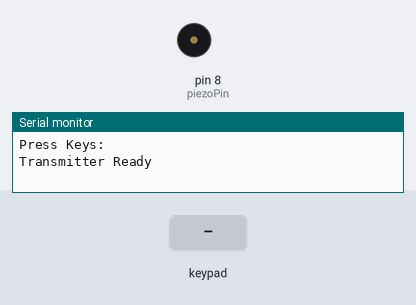
Simulated run of this sketch. Board: Arduino Uno, built with avr-gcc and run on an emulated ATmega328P. Shown: buzzer (waves = sounding), the last lines printed to the serial monitor. The test bench sets the inputs (shaded band). No radio packets arrive unless stated.

Above: at 1.2 s.
1.3 s: keypad keys 3 4 5 pressed 0.4 s apart
At 1.7 s:
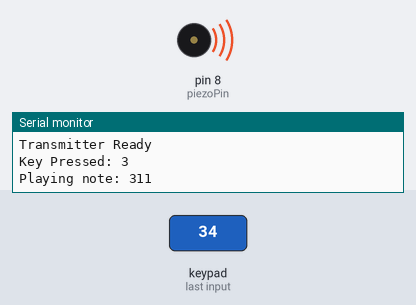
4.4 s: key '0' pressed
At 5.8 s:
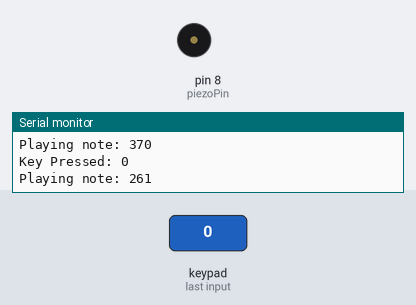
6.4 s: key '1' pressed
At 6.8 s:
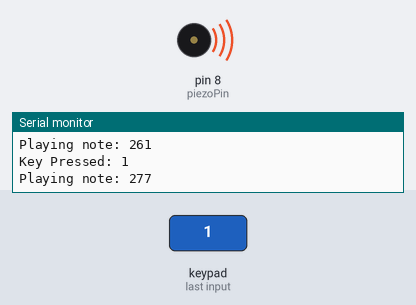
Timing chart, 0 to 9.4 s (numbered marks = the images above; inputs shaded):
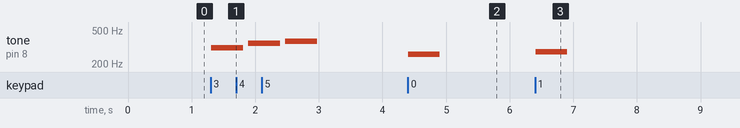

The sketch:

WirelessMusicTX.ino
```cpp
#include <Keypad.h>
#include <RH_ASK.h>
#include <SPI.h>

RH_ASK driver;

const byte Rows = 3;
const byte Cols = 2;

char keys[Rows][Cols] =
{
  {'0', '1'},
  {'2', '3'},
  {'4', '5'}
};

byte rowPins[Rows] = {3, 4, 5}; byte colPins[Cols] = {6,  7};

const int piezoPin = 8;
const int ledPin = 2;

int notes[3][2] =
{
  {261, 277},  // C, C#
  {294, 311},  // D, D#
  {349, 370}   // F, F#
};

int flattenedNotes[6];

Keypad keypad = Keypad(makeKeymap(keys), rowPins, colPins, Rows, Cols);

void setup()
{
  Serial.begin(9600);

  Serial.println("Press Keys: ");

  int index = 0;

  for (int i = 0; i < 3; i++)
  {
    for (int j = 0; j < 2; j++)
    {
      flattenedNotes[index++] = notes[i][j];
    }
  }

  if (!driver.init())
  {
    Serial.println("RF initialization failed!");

    while (1);
  }

  else
  {
    Serial.println("Transmitter Ready");
  }
}

void loop()
{
  char key = keypad.getKey();

  if (key)
  {
    Serial.print("Key Pressed: ");
    Serial.println(key);

    int oneDindex = key - '0';  // Convert char to int (e.g., '0' -> 0, '1' -> 1)

    if (oneDindex >= 0 && oneDindex < 6) // Ensure valid range
    {
      Serial.print("Playing note: ");
      Serial.println(flattenedNotes[oneDindex]);

      playTone(flattenedNotes[oneDindex], 500);

      sendMessage(flattenedNotes[oneDindex]);
    }
    else
    {
      Serial.println("Invalid key press.");
    }
  }
}

void playTone(int note, int duration)
{
  digitalWrite(ledPin, HIGH);
  tone(piezoPin, note, duration);
  delay(duration);
  noTone(piezoPin);
  digitalWrite(ledPin, LOW);
}

void sendMessage(int note)
{
  char message[10];
  sprintf(message, "%i", note);
  driver.send((uint8_t *)message, strlen(message));
  driver.waitPacketSent();
}
```

Measured:
- after the input at 1.3 s, tone on pin 8 (piezoPin): plays 311 Hz for 0.50 s, 349 Hz for 0.50 s, 370 Hz for 0.50 s, starting at once
- after the input at 4.4 s, tone on pin 8 (piezoPin): silent → 261 Hz at once, → silent 0.50 s later
- after the input at 6.4 s, tone on pin 8 (piezoPin): silent → 277 Hz at once, → silent 0.50 s later
